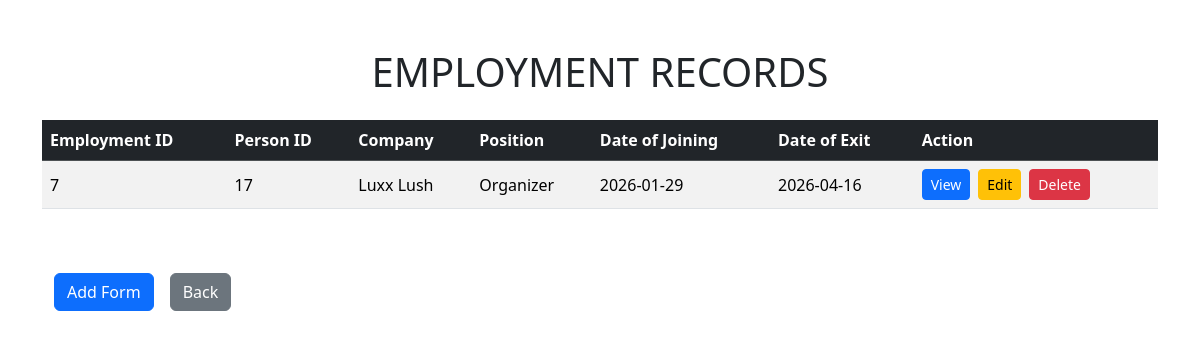
/emp_table.php, run on the app's committed database.
### tables this page shows
CREATE TABLE `employment` (
  `empId` int(255) NOT NULL,
  `personId` int(255) NOT NULL,
  `company` varchar(255) NOT NULL,
  `position` varchar(255) NOT NULL,
  `dateOfJoining` date NOT NULL,
  `dateOfExit` date NOT NULL
);

### emp_record.php (called while the page is built, shortened)
<?php
class emp_record
{
    private $con;
    public function __construct($db)
    {
        $this->con = $db;
    }
    public function getEmployment()
    {
        $stmt = $this->con->prepare('SELECT * FROM employment');
        $stmt->execute();
        return $stmt->fetchAll();
    }
}

### emp_table.php (the view, shortened to what this page needs)
<?php
require_once("connection/database.php");
require_once("emp_record.php");
$Record = new emp_record($db);
$employmentData = $Record->getEmployment();
?>
<!DOCTYPE html>
<html>
<head>
    <link rel="stylesheet" href="https://cdn.jsdelivr.net/npm/bootstrap@5.3.8/dist/css/bootstrap.min.css">
    <link rel="stylesheet" href="https://cdn.datatables.net/2.3.7/css/dataTables.dataTables.css" />
</head>
<body>
<div class="container my-5">
    <h1 class="text-center mb-4">EMPLOYMENT RECORDS</h1>
    <div class="table-responsive">
        <table id="empTable" class="table table-striped align-middle">
            <thead class="table-dark">
                <tr>
                    <th>Employment ID</th>
                    <th>Person ID</th>
                    <th>Company</th>
                    <th>Position</th>
                    <th>Date of Joining</th>
                    <th>Date of Exit</th>
                    <th>Action</th>
                </tr>
            </thead>
            <tbody>
                <?php foreach ($employmentData as $row3) { ?>
                    <tr>
                        <td><?= $row3['empId'] ?></td>
                        <td><?= $row3['personId'] ?></td>
                        <td><?= $row3['company'] ?></td>
                        <td><?= $row3['position'] ?></td>
                        <td><?= $row3['dateOfJoining'] ?></td>
                        <td><?= $row3['dateOfExit'] ?></td>
                        <td>
                            <div class="d-flex gap-2">
                                <a href="includes/viewEmployment.php?empId=<?= $row3['empId'] ?>" class="btn btn-primary btn-sm">View</a>
                                <a href="includes/editEmployment.php?empId=<?= $row3['empId'] ?>" class="btn btn-warning btn-sm">Edit</a>
                                <form method="POST"> <button type="submit" name="deleteEmp" value="<?= $row3['empId'] ?>"
                                        class="btn btn-danger btn-sm">Delete</button> </form>
                            </div>
                        </td>
                    </tr>
                <?php } ?>
            </tbody>
        </table>
    </div>
        <div class="container my-5 d-flex gap-3">
            <a href="includes/addEmployment.php" class="btn btn-primary">Add Form</a>
            <a href="index.php" class="btn btn-secondary">Back</a>
        </div>
    </div>
</body>
</html>

### data on the page
employment: empId "7", personId "17", company "Luxx Lush", position "Organizer", dateOfJoining "2026-01-29", dateOfExit "2026-04-16"
